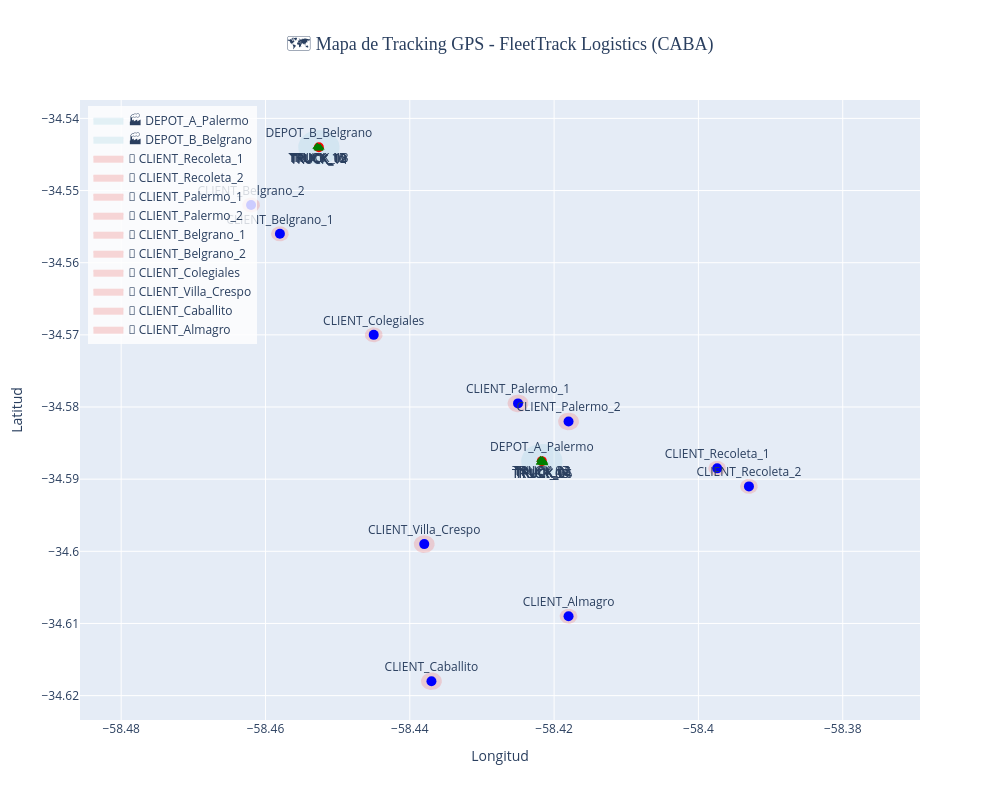

The cell this chart's notebook holds for it:
### Markdown cell above
---

## 📊 Paso 5: Visualización de posiciones en mapa interactivo

**Técnica:** Scatter plot con Plotly para mostrar posiciones actuales de vehículos y geofences

**Elementos del mapa:**
- **Vehículos (azul):** Posiciones actuales con labels
- **Geofences (rojo):** Centros de depósitos y clientes

**Extensión futura:** Mapa en vivo con actualización automática cada N segundos (requires Jupyter widgets o Dash)

### Code cell
# Crear mapa interactivo con trayectorias y geofences
fig = go.Figure()

# Agregar geofences como círculos semitransparentes
for _, gf in geofences.iterrows():
    color = 'lightblue' if gf['type'] == 'depot' else 'lightcoral'
    name_prefix = '🏭' if gf['type'] == 'depot' else '🏢'
    
    # Círculo de geofence (aproximado con puntos)
    angles = np.linspace(0, 2*np.pi, 50)
    # 1 grado lat ≈ 111km, 1 grado lon ≈ 111km * cos(lat)
    radius_deg_lat = gf.radius_m / 111000
    radius_deg_lon = gf.radius_m / (111000 * np.cos(np.radians(gf.lat)))
    
    circle_lats = gf.lat + radius_deg_lat * np.sin(angles)
    circle_lons = gf.lon + radius_deg_lon * np.cos(angles)
    
    fig.add_trace(go.Scatter(
        x=circle_lons,
        y=circle_lats,
        fill='toself',
        fillcolor=color,
        opacity=0.3,
        line=dict(color=color, width=2),
        name=f"{name_prefix} {gf['name']}",
        hoverinfo='name',
        showlegend=True,
    ))
    
    # Marcador central
    fig.add_trace(go.Scatter(
        x=[gf.lon],
        y=[gf.lat],
        mode='markers+text',
        marker=dict(size=10, color='red' if gf['type'] == 'depot' else 'blue', symbol='circle'),
        text=gf['name'],
        textposition="top center",
        name=f"{name_prefix} {gf['name']} (centro)",
        showlegend=False,
        hovertemplate=f"<b>{gf['name']}</b><br>Tipo: {gf['type']}<br>Radio: {gf.radius_m}m<extra></extra>",
    ))

# Agregar posiciones actuales de vehículos
for _, veh in vehicles.iterrows():
    fig.add_trace(go.Scatter(
        x=[veh.lon],
        y=[veh.lat],
        mode='markers+text',
        marker=dict(size=8, color='green', symbol='triangle-up'),
        text=veh.vehicle_id,
        textposition="bottom center",
        name=veh.vehicle_id,
        showlegend=False,
        hovertemplate=f"<b>{veh.vehicle_id}</b><br>Status: {veh.status}<br>Velocidad: {veh.current_speed_kmh:.1f} km/h<br>Distancia total: {veh.total_distance_km:.2f} km<extra></extra>",
    ))

# Configuración del mapa
fig.update_layout(
    title={
        'text': '🗺️ Mapa de Tracking GPS - FleetTrack Logistics (CABA)',
        'x': 0.5,
        'xanchor': 'center',
        'font': {'size': 18, 'family': 'Arial Black'}
    },
    xaxis_title="Longitud",
    yaxis_title="Latitud",
    hovermode='closest',
    width=1000,
    height=800,
    showlegend=True,
    legend=dict(
        yanchor="top",
        y=0.99,
        xanchor="left",
        x=0.01,
        bgcolor="rgba(255,255,255,0.8)"
    ),
)

# Mantener aspect ratio para que no se distorsione el mapa
fig.update_yaxes(scaleanchor="x", scaleratio=1)

fig.show()

print("✅ Mapa interactivo generado con geofences y posiciones de flota")
print(f"\n📍 Cobertura del mapa:")
print(f"  - Latitud: {geofences['lat'].min():.4f} a {geofences['lat'].max():.4f}")
print(f"  - Longitud: {geofences['lon'].min():.4f} a {geofences['lon'].max():.4f}")
print(f"  - Área aproximada: ~{((geofences['lat'].max()-geofences['lat'].min())*111)**2:.1f} km²")

### Figure 1 — Plotly figure (JSON) as saved in the notebook; plotly's stock layout.template omitted (floating-point values rounded to 4 significant figures)
{"data": [{"fill": "toself", "fillcolor": "lightblue", "hoverinfo": "name", "line": {"color": "lightblue", "width": 2}, "name": "🏭 DEPOT_A_Palermo", "opacity": 0.3, "showlegend": true, "type": "scatter", "x": [-58.42, -58.42, -58.42, -58.42, -58.42, -58.42, -58.42, -58.42, -58.42, -58.42, -58.42, -58.42, -58.42, -58.42, -58.42, -58.42, -58.42, -58.42, -58.42, -58.42, -58.42, -58.42, -58.42, -58.42, -58.42, -58.42, -58.42, -58.42, -58.42, -58.42, -58.42, -58.42, -58.42, -58.42, -58.42, -58.42, -58.42, -58.42, -58.42, -58.42, -58.42, -58.42, -58.42, -58.42, -58.42, -58.42, -58.42, -58.42, -58.42, -58.42], "y": [-34.59, -34.59, -34.59, -34.59, -34.59, -34.59, -34.59, -34.59, -34.59, -34.59, -34.59, -34.59, -34.59, -34.59, -34.59, -34.59, -34.59, -34.59, -34.59, -34.59, -34.59, -34.59, -34.59, -34.59, -34.59, -34.59, -34.59, -34.59, -34.59, -34.59, -34.59, -34.59, -34.59, -34.59, -34.59, -34.59, -34.59, -34.59, -34.59, -34.59, -34.59, -34.59, -34.59, -34.59, -34.59, -34.59, -34.59, -34.59, -34.59, -34.59]}, {"hovertemplate": "<b>DEPOT_A_Palermo</b><br>Tipo: depot<br>Radio: 250m<extra></extra>", "marker": {"color": "red", "size": 10, "symbol": "circle"}, "mode": "markers+text", "name": "🏭 DEPOT_A_Palermo (centro)", "showlegend": false, "text": "DEPOT_A_Palermo", "textposition": "top center", "type": "scatter", "x": [-58.42], "y": [-34.59]}, {"fill": "toself", "fillcolor": "lightblue", "hoverinfo": "name", "line": {"color": "lightblue", "width": 2}, "name": "🏭 DEPOT_B_Belgrano", "opacity": 0.3, "showlegend": true, "type": "scatter", "x": [-58.45, -58.45, -58.45, -58.45, -58.45, -58.45, -58.45, -58.45, -58.45, -58.45, -58.45, -58.45, -58.45, -58.45, -58.45, -58.45, -58.45, -58.45, -58.45, -58.45, -58.45, -58.46, -58.46, -58.46, -58.46, -58.46, -58.46, -58.46, -58.46, -58.45, -58.45, -58.45, -58.45, -58.45, -58.45, -58.45, -58.45, -58.45, -58.45, -58.45, -58.45, -58.45, -58.45, -58.45, -58.45, -58.45, -58.45, -58.45, -58.45, -58.45], "y": [-34.54, -34.54, -34.54, -34.54, -34.54, -34.54, -34.54, -34.54, -34.54, -34.54, -34.54, -34.54, -34.54, -34.54, -34.54, -34.54, -34.54, -34.54, -34.54, -34.54, -34.54, -34.54, -34.54, -34.54, -34.54, -34.54, -34.54, -34.54, -34.54, -34.55, -34.55, -34.55, -34.55, -34.55, -34.55, -34.55, -34.55, -34.55, -34.55, -34.55, -34.55, -34.55, -34.55, -34.55, -34.55, -34.55, -34.54, -34.54, -34.54, -34.54]}, {"hovertemplate": "<b>DEPOT_B_Belgrano</b><br>Tipo: depot<br>Radio: 250m<extra></extra>", "marker": {"color": "red", "size": 10, "symbol": "circle"}, "mode": "markers+text", "name": "🏭 DEPOT_B_Belgrano (centro)", "showlegend": false, "text": "DEPOT_B_Belgrano", "textposition": "top center", "type": "scatter", "x": [-58.45], "y": [-34.54]}, {"fill": "toself", "fillcolor": "lightcoral", "hoverinfo": "name", "line": {"color": "lightcoral", "width": 2}, "name": "🏢 CLIENT_Recoleta_1", "opacity": 0.3, "showlegend": true, "type": "scatter", "x": [-58.4, -58.4, -58.4, -58.4, -58.4, -58.4, -58.4, -58.4, -58.4, -58.4, -58.4, -58.4, -58.4, -58.4, -58.4, -58.4, -58.4, -58.4, -58.4, -58.4, -58.4, -58.4, -58.4, -58.4, -58.4, -58.4, -58.4, -58.4, -58.4, -58.4, -58.4, -58.4, -58.4, -58.4, -58.4, -58.4, -58.4, -58.4, -58.4, -58.4, -58.4, -58.4, -58.4, -58.4, -58.4, -58.4, -58.4, -58.4, -58.4, -58.4], "y": [-34.59, -34.59, -34.59, -34.59, -34.59, -34.59, -34.59, -34.59, -34.59, -34.59, -34.59, -34.59, -34.59, -34.59, -34.59, -34.59, -34.59, -34.59, -34.59, -34.59, -34.59, -34.59, -34.59, -34.59, -34.59, -34.59, -34.59, -34.59, -34.59, -34.59, -34.59, -34.59, -34.59, -34.59, -34.59, -34.59, -34.59, -34.59, -34.59, -34.59, -34.59, -34.59, -34.59, -34.59, -34.59, -34.59, -34.59, -34.59, -34.59, -34.59]}, {"hovertemplate": "<b>CLIENT_Recoleta_1</b><br>Tipo: client<br>Radio: 100m<extra></extra>", "marker": {"color": "blue", "size": 10, "symbol": "circle"}, "mode": "markers+text", "name": "🏢 CLIENT_Recoleta_1 (centro)", "showlegend": false, "text": "CLIENT_Recoleta_1", "textposition": "top center", "type": "scatter", "x": [-58.4], "y": [-34.59]}, {"fill": "toself", "fillcolor": "lightcoral", "hoverinfo": "name", "line": {"color": "lightcoral", "width": 2}, "name": "🏢 CLIENT_Recoleta_2", "opacity": 0.3, "showlegend": true, "type": "scatter", "x": [-58.39, -58.39, -58.39, -58.39, -58.39, -58.39, -58.39, -58.39, -58.39, -58.39, -58.39, -58.39, -58.39, -58.39, -58.39, -58.39, -58.39, -58.39, -58.39, -58.39, -58.39, -58.39, -58.39, -58.39, -58.39, -58.39, -58.39, -58.39, -58.39, -58.39, -58.39, -58.39, -58.39, -58.39, -58.39, -58.39, -58.39, -58.39, -58.39, -58.39, -58.39, -58.39, -58.39, -58.39, -58.39, -58.39, -58.39, -58.39, -58.39, -58.39], "y": [-34.59, -34.59, -34.59, -34.59, -34.59, -34.59, -34.59, -34.59, -34.59, -34.59, -34.59, -34.59, -34.59, -34.59, -34.59, -34.59, -34.59, -34.59, -34.59, -34.59, -34.59, -34.59, -34.59, -34.59, -34.59, -34.59, -34.59, -34.59, -34.59, -34.59, -34.59, -34.59, -34.59, -34.59, -34.59, -34.59, -34.59, -34.59, -34.59, -34.59, -34.59, -34.59, -34.59, -34.59, -34.59, -34.59, -34.59, -34.59, -34.59, -34.59]}, {"hovertemplate": "<b>CLIENT_Recoleta_2</b><br>Tipo: client<br>Radio: 100m<extra></extra>", "marker": {"color": "blue", "size": 10, "symbol": "circle"}, "mode": "markers+text", "name": "🏢 CLIENT_Recoleta_2 (centro)", "showlegend": false, "text": "CLIENT_Recoleta_2", "textposition": "top center", "type": "scatter", "x": [-58.39], "y": [-34.59]}, {"fill": "toself", "fillcolor": "lightcoral", "hoverinfo": "name", "line": {"color": "lightcoral", "width": 2}, "name": "🏢 CLIENT_Palermo_1", "opacity": 0.3, "showlegend": true, "type": "scatter", "x": [-58.42, -58.42, -58.42, -58.42, -58.42, -58.42, -58.42, -58.42, -58.42, -58.42, -58.42, -58.42, -58.42, -58.43, -58.43, -58.43, -58.43, -58.43, -58.43, -58.43, -58.43, -58.43, -58.43, -58.43, -58.43, -58.43, -58.43, -58.43, -58.43, -58.43, -58.43, -58.43, -58.43, -58.43, -58.43, -58.43, -58.43, -58.42, -58.42, -58.42, -58.42, -58.42, -58.42, -58.42, -58.42, -58.42, -58.42, -58.42, -58.42, -58.42], "y": [-34.58, -34.58, -34.58, -34.58, -34.58, -34.58, -34.58, -34.58, -34.58, -34.58, -34.58, -34.58, -34.58, -34.58, -34.58, -34.58, -34.58, -34.58, -34.58, -34.58, -34.58, -34.58, -34.58, -34.58, -34.58, -34.58, -34.58, -34.58, -34.58, -34.58, -34.58, -34.58, -34.58, -34.58, -34.58, -34.58, -34.58, -34.58, -34.58, -34.58, -34.58, -34.58, -34.58, -34.58, -34.58, -34.58, -34.58, -34.58, -34.58, -34.58]}, {"hovertemplate": "<b>CLIENT_Palermo_1</b><br>Tipo: client<br>Radio: 120m<extra></extra>", "marker": {"color": "blue", "size": 10, "symbol": "circle"}, "mode": "markers+text", "name": "🏢 CLIENT_Palermo_1 (centro)", "showlegend": false, "text": "CLIENT_Palermo_1", "textposition": "top center", "type": "scatter", "x": [-58.42], "y": [-34.58]}, {"fill": "toself", "fillcolor": "lightcoral", "hoverinfo": "name", "line": {"color": "lightcoral", "width": 2}, "name": "🏢 CLIENT_Palermo_2", "opacity": 0.3, "showlegend": true, "type": "scatter", "x": [-58.42, -58.42, -58.42, -58.42, -58.42, -58.42, -58.42, -58.42, -58.42, -58.42, -58.42, -58.42, -58.42, -58.42, -58.42, -58.42, -58.42, -58.42, -58.42, -58.42, -58.42, -58.42, -58.42, -58.42, -58.42, -58.42, -58.42, -58.42, -58.42, -58.42, -58.42, -58.42, -58.42, -58.42, -58.42, -58.42, -58.42, -58.42, -58.42, -58.42, -58.42, -58.42, -58.42, -58.42, -58.42, -58.42, -58.42, -58.42, -58.42, -58.42], "y": [-34.58, -34.58, -34.58, -34.58, -34.58, -34.58, -34.58, -34.58, -34.58, -34.58, -34.58, -34.58, -34.58, -34.58, -34.58, -34.58, -34.58, -34.58, -34.58, -34.58, -34.58, -34.58, -34.58, -34.58, -34.58, -34.58, -34.58, -34.58, -34.58, -34.58, -34.58, -34.58, -34.58, -34.58, -34.58, -34.58, -34.58, -34.58, -34.58, -34.58, -34.58, -34.58, -34.58, -34.58, -34.58, -34.58, -34.58, -34.58, -34.58, -34.58]}, {"hovertemplate": "<b>CLIENT_Palermo_2</b><br>Tipo: client<br>Radio: 120m<extra></extra>", "marker": {"color": "blue", "size": 10, "symbol": "circle"}, "mode": "markers+text", "name": "🏢 CLIENT_Palermo_2 (centro)", "showlegend": false, "text": "CLIENT_Palermo_2", "textposition": "top center", "type": "scatter", "x": [-58.42], "y": [-34.58]}, {"fill": "toself", "fillcolor": "lightcoral", "hoverinfo": "name", "line": {"color": "lightcoral", "width": 2}, "name": "🏢 CLIENT_Belgrano_1", "opacity": 0.3, "showlegend": true, "type": "scatter", "x": [-58.46, -58.46, -58.46, -58.46, -58.46, -58.46, -58.46, -58.46, -58.46, -58.46, -58.46, -58.46, -58.46, -58.46, -58.46, -58.46, -58.46, -58.46, -58.46, -58.46, -58.46, -58.46, -58.46, -58.46, -58.46, -58.46, -58.46, -58.46, -58.46, -58.46, -58.46, -58.46, -58.46, -58.46, -58.46, -58.46, -58.46, -58.46, -58.46, -58.46, -58.46, -58.46, -58.46, -58.46, -58.46, -58.46, -58.46, -58.46, -58.46, -58.46], "y": [-34.56, -34.56, -34.56, -34.56, -34.56, -34.56, -34.56, -34.56, -34.56, -34.56, -34.56, -34.56, -34.56, -34.56, -34.56, -34.56, -34.56, -34.56, -34.56, -34.56, -34.56, -34.56, -34.56, -34.56, -34.56, -34.56, -34.56, -34.56, -34.56, -34.56, -34.56, -34.56, -34.56, -34.56, -34.56, -34.56, -34.56, -34.56, -34.56, -34.56, -34.56, -34.56, -34.56, -34.56, -34.56, -34.56, -34.56, -34.56, -34.56, -34.56]}, {"hovertemplate": "<b>CLIENT_Belgrano_1</b><br>Tipo: client<br>Radio: 100m<extra></extra>", "marker": {"color": "blue", "size": 10, "symbol": "circle"}, "mode": "markers+text", "name": "🏢 CLIENT_Belgrano_1 (centro)", "showlegend": false, "text": "CLIENT_Belgrano_1", "textposition": "top center", "type": "scatter", "x": [-58.46], "y": [-34.56]}, {"fill": "toself", "fillcolor": "lightcoral", "hoverinfo": "name", "line": {"color": "lightcoral", "width": 2}, "name": "🏢 CLIENT_Belgrano_2", "opacity": 0.3, "showlegend": true, "type": "scatter", "x": [-58.46, -58.46, -58.46, -58.46, -58.46, -58.46, -58.46, -58.46, -58.46, -58.46, -58.46, -58.46, -58.46, -58.46, -58.46, -58.46, -58.46, -58.46, -58.46, -58.46, -58.46, -58.46, -58.46, -58.46, -58.46, -58.46, -58.46, -58.46, -58.46, -58.46, -58.46, -58.46, -58.46, -58.46, -58.46, -58.46, -58.46, -58.46, -58.46, -58.46, -58.46, -58.46, -58.46, -58.46, -58.46, -58.46, -58.46, -58.46, -58.46, -58.46], "y": [-34.55, -34.55, -34.55, -34.55, -34.55, -34.55, -34.55, -34.55, -34.55, -34.55, -34.55, -34.55, -34.55, -34.55, -34.55, -34.55, -34.55, -34.55, -34.55, -34.55, -34.55, -34.55, -34.55, -34.55, -34.55, -34.55, -34.55, -34.55, -34.55, -34.55, -34.55, -34.55, -34.55, -34.55, -34.55, -34.55, -34.55, -34.55, -34.55, -34.55, -34.55, -34.55, -34.55, -34.55, -34.55, -34.55, -34.55, -34.55, -34.55, -34.55]}, {"hovertemplate": "<b>CLIENT_Belgrano_2</b><br>Tipo: client<br>Radio: 100m<extra></extra>", "marker": {"color": "blue", "size": 10, "symbol": "circle"}, "mode": "markers+text", "name": "🏢 CLIENT_Belgrano_2 (centro)", "showlegend": false, "text": "CLIENT_Belgrano_2", "textposition": "top center", "type": "scatter", "x": [-58.46], "y": [-34.55]}, {"fill": "toself", "fillcolor": "lightcoral", "hoverinfo": "name", "line": {"color": "lightcoral", "width": 2}, "name": "🏢 CLIENT_Colegiales", "opacity": 0.3, "showlegend": true, "type": "scatter", "x": [-58.44, -58.44, -58.44, -58.44, -58.44, -58.44, -58.44, -58.44, -58.44, -58.44, -58.44, -58.44, -58.44, -58.45, -58.45, -58.45, -58.45, -58.45, -58.45, -58.45, -58.45, -58.45, -58.45, -58.45, -58.45, -58.45, -58.45, -58.45, -58.45, -58.45, -58.45, -58.45, -58.45, -58.45, -58.45, -58.45, -58.45, -58.44, -58.44, -58.44, -58.44, -58.44, -58.44, -58.44, -58.44, -58.44, -58.44, -58.44, -58.44, -58.44], "y": [-34.57, -34.57, -34.57, -34.57, -34.57, -34.57, -34.57, -34.57, -34.57, -34.57, -34.57, -34.57, -34.57, -34.57, -34.57, -34.57, -34.57, -34.57, -34.57, -34.57, -34.57, -34.57, -34.57, -34.57, -34.57, -34.57, -34.57, -34.57, -34.57, -34.57, -34.57, -34.57, -34.57, -34.57, -34.57, -34.57, -34.57, -34.57, -34.57, -34.57, -34.57, -34.57, -34.57, -34.57, -34.57, -34.57, -34.57, -34.57, -34.57, -34.57]}, {"hovertemplate": "<b>CLIENT_Colegiales</b><br>Tipo: client<br>Radio: 100m<extra></extra>", "marker": {"color": "blue", "size": 10, "symbol": "circle"}, "mode": "markers+text", "name": "🏢 CLIENT_Colegiales (centro)", "showlegend": false, "text": "CLIENT_Colegiales", "textposition": "top center", "type": "scatter", "x": [-58.45], "y": [-34.57]}, {"fill": "toself", "fillcolor": "lightcoral", "hoverinfo": "name", "line": {"color": "lightcoral", "width": 2}, "name": "🏢 CLIENT_Villa_Crespo", "opacity": 0.3, "showlegend": true, "type": "scatter", "x": [-58.44, -58.44, -58.44, -58.44, -58.44, -58.44, -58.44, -58.44, -58.44, -58.44, -58.44, -58.44, -58.44, -58.44, -58.44, -58.44, -58.44, -58.44, -58.44, -58.44, -58.44, -58.44, -58.44, -58.44, -58.44, -58.44, -58.44, -58.44, -58.44, -58.44, -58.44, -58.44, -58.44, -58.44, -58.44, -58.44, -58.44, -58.44, -58.44, -58.44, -58.44, -58.44, -58.44, -58.44, -58.44, -58.44, -58.44, -58.44, -58.44, -58.44], "y": [-34.6, -34.6, -34.6, -34.6, -34.6, -34.6, -34.6, -34.6, -34.6, -34.6, -34.6, -34.6, -34.6, -34.6, -34.6, -34.6, -34.6, -34.6, -34.6, -34.6, -34.6, -34.6, -34.6, -34.6, -34.6, -34.6, -34.6, -34.6, -34.6, -34.6, -34.6, -34.6, -34.6, -34.6, -34.6, -34.6, -34.6, -34.6, -34.6, -34.6, -34.6, -34.6, -34.6, -34.6, -34.6, -34.6, -34.6, -34.6, -34.6, -34.6]}, {"hovertemplate": "<b>CLIENT_Villa_Crespo</b><br>Tipo: client<br>Radio: 120m<extra></extra>", "marker": {"color": "blue", "size": 10, "symbol": "circle"}, "mode": "markers+text", "name": "🏢 CLIENT_Villa_Crespo (centro)", "showlegend": false, "text": "CLIENT_Villa_Crespo", "textposition": "top center", "type": "scatter", "x": [-58.44], "y": [-34.6]}, {"fill": "toself", "fillcolor": "lightcoral", "hoverinfo": "name", "line": {"color": "lightcoral", "width": 2}, "name": "🏢 CLIENT_Caballito", "opacity": 0.3, "showlegend": true, "type": "scatter", "x": [-58.44, -58.44, -58.44, -58.44, -58.44, -58.44, -58.44, -58.44, -58.44, -58.44, -58.44, -58.44, -58.44, -58.44, -58.44, -58.44, -58.44, -58.44, -58.44, -58.44, -58.44, -58.44, -58.44, -58.44, -58.44, -58.44, -58.44, -58.44, -58.44, -58.44, -58.44, -58.44, -58.44, -58.44, -58.44, -58.44, -58.44, -58.44, -58.44, -58.44, -58.44, -58.44, -58.44, -58.44, -58.44, -58.44, -58.44, -58.44, -58.44, -58.44], "y": [-34.62, -34.62, -34.62, -34.62, -34.62, -34.62, -34.62, -34.62, -34.62, -34.62, -34.62, -34.62, -34.62, -34.62, -34.62, -34.62, -34.62, -34.62, -34.62, -34.62, -34.62, -34.62, -34.62, -34.62, -34.62, -34.62, -34.62, -34.62, -34.62, -34.62, -34.62, -34.62, -34.62, -34.62, -34.62, -34.62, -34.62, -34.62, -34.62, -34.62, -34.62, -34.62, -34.62, -34.62, -34.62, -34.62, -34.62, -34.62, -34.62, -34.62]}, {"hovertemplate": "<b>CLIENT_Caballito</b><br>Tipo: client<br>Radio: 120m<extra></extra>", "marker": {"color": "blue", "size": 10, "symbol": "circle"}, "mode": "markers+text", "name": "🏢 CLIENT_Caballito (centro)", "showlegend": false, "text": "CLIENT_Caballito", "textposition": "top center", "type": "scatter", "x": [-58.44], "y": [-34.62]}, {"fill": "toself", "fillcolor": "lightcoral", "hoverinfo": "name", "line": {"color": "lightcoral", "width": 2}, "name": "🏢 CLIENT_Almagro", "opacity": 0.3, "showlegend": true, "type": "scatter", "x": [-58.42, -58.42, -58.42, -58.42, -58.42, -58.42, -58.42, -58.42, -58.42, -58.42, -58.42, -58.42, -58.42, -58.42, -58.42, -58.42, -58.42, -58.42, -58.42, -58.42, -58.42, -58.42, -58.42, -58.42, -58.42, -58.42, -58.42, -58.42, -58.42, -58.42, -58.42, -58.42, -58.42, -58.42, -58.42, -58.42, -58.42, -58.42, -58.42, -58.42, -58.42, -58.42, -58.42, -58.42, -58.42, -58.42, -58.42, -58.42, -58.42, -58.42], "y": [-34.61, -34.61, -34.61, -34.61, -34.61, -34.61, -34.61, -34.61, -34.61, -34.61, -34.61, -34.61, -34.61, -34.61, -34.61, -34.61, -34.61, -34.61, -34.61, -34.61, -34.61, -34.61, -34.61, -34.61, -34.61, -34.61, -34.61, -34.61, -34.61, -34.61, -34.61, -34.61, -34.61, -34.61, -34.61, -34.61, -34.61, -34.61, -34.61, -34.61, -34.61, -34.61, -34.61, -34.61, -34.61, -34.61, -34.61, -34.61, -34.61, -34.61]}, {"hovertemplate": "<b>CLIENT_Almagro</b><br>Tipo: client<br>Radio: 100m<extra></extra>", "marker": {"color": "blue", "size": 10, "symbol": "circle"}, "mode": "markers+text", "name": "🏢 CLIENT_Almagro (centro)", "showlegend": false, "text": "CLIENT_Almagro", "textposition": "top center", "type": "scatter", "x": [-58.42], "y": [-34.61]}, {"hovertemplate": "<b>TRUCK_01</b><br>Status: at_depot<br>Velocidad: 0.0 km/h<br>Distancia total: 0.00 km<extra></extra>", "marker": {"color": "green", "size": 8, "symbol": "triangle-up"}, "mode": "markers+text", "name": "TRUCK_01", "showlegend": false, "text": "TRUCK_01", "textposition": "bottom center", "type": "scatter", "x": [-58.42], "y": [-34.59]}, {"hovertemplate": "<b>TRUCK_02</b><br>Status: at_depot<br>Velocidad: 0.0 km/h<br>Distancia total: 0.00 km<extra></extra>", "marker": {"color": "green", "size": 8, "symbol": "triangle-up"}, "mode": "markers+text", "name": "TRUCK_02", "showlegend": false, "text": "TRUCK_02", "textposition": "bottom center", "type": "scatter", "x": [-58.42], "y": [-34.59]}, {"hovertemplate": "<b>TRUCK_03</b><br>Status: at_depot<br>Velocidad: 0.0 km/h<br>Distancia total: 0.00 km<extra></extra>", "marker": {"color": "green", "size": 8, "symbol": "triangle-up"}, "mode": "markers+text", "name": "TRUCK_03", "showlegend": false, "text": "TRUCK_03", "textposition": "bottom center", "type": "scatter", "x": [-58.42], "y": [-34.59]}, {"hovertemplate": "<b>TRUCK_04</b><br>Status: at_depot<br>Velocidad: 0.0 km/h<br>Distancia total: 0.00 km<extra></extra>", "marker": {"color": "green", "size": 8, "symbol": "triangle-up"}, "mode": "markers+text", "name": "TRUCK_04", "showlegend": false, "text": "TRUCK_04", "textposition": "bottom center", "type": "scatter", "x": [-58.42], "y": [-34.59]}, {"hovertemplate": "<b>TRUCK_05</b><br>Status: at_depot<br>Velocidad: 0.0 km/h<br>Distancia total: 0.00 km<extra></extra>", "marker": {"color": "green", "size": 8, "symbol": "triangle-up"}, "mode": "markers+text", "name": "TRUCK_05", "showlegend": false, "text": "TRUCK_05", "textposition": "bottom center", "type": "scatter", "x": [-58.42], "y": [-34.59]}, {"hovertemplate": "<b>TRUCK_06</b><br>Status: at_depot<br>Velocidad: 0.0 km/h<br>Distancia total: 0.00 km<extra></extra>", "marker": {"color": "green", "size": 8, "symbol": "triangle-up"}, "mode": "markers+text", "name": "TRUCK_06", "showlegend": false, "text": "TRUCK_06", "textposition": "bottom center", "type": "scatter", "x": [-58.42], "y": [-34.59]}, {"hovertemplate": "<b>TRUCK_07</b><br>Status: at_depot<br>Velocidad: 0.0 km/h<br>Distancia total: 0.00 km<extra></extra>", "marker": {"color": "green", "size": 8, "symbol": "triangle-up"}, "mode": "markers+text", "name": "TRUCK_07", "showlegend": false, "text": "TRUCK_07", "textposition": "bottom center", "type": "scatter", "x": [-58.42], "y": [-34.59]}, {"hovertemplate": "<b>TRUCK_08</b><br>Status: at_depot<br>Velocidad: 0.0 km/h<br>Distancia total: 0.00 km<extra></extra>", "marker": {"color": "green", "size": 8, "symbol": "triangle-up"}, "mode": "markers+text", "name": "TRUCK_08", "showlegend": false, "text": "TRUCK_08", "textposition": "bottom center", "type": "scatter", "x": [-58.42], "y": [-34.59]}, {"hovertemplate": "<b>TRUCK_09</b><br>Status: at_depot<br>Velocidad: 0.0 km/h<br>Distancia total: 0.00 km<extra></extra>", "marker": {"color": "green", "size": 8, "symbol": "triangle-up"}, "mode": "markers+text", "name": "TRUCK_09", "showlegend": false, "text": "TRUCK_09", "textposition": "bottom center", "type": "scatter", "x": [-58.45], "y": [-34.54]}, {"hovertemplate": "<b>TRUCK_10</b><br>Status: at_depot<br>Velocidad: 0.0 km/h<br>Distancia total: 0.00 km<extra></extra>", "marker": {"color": "green", "size": 8, "symbol": "triangle-up"}, "mode": "markers+text", "name": "TRUCK_10", "showlegend": false, "text": "TRUCK_10", "textposition": "bottom center", "type": "scatter", "x": [-58.45], "y": [-34.54]}, {"hovertemplate": "<b>TRUCK_11</b><br>Status: at_depot<br>Velocidad: 0.0 km/h<br>Distancia total: 0.00 km<extra></extra>", "marker": {"color": "green", "size": 8, "symbol": "triangle-up"}, "mode": "markers+text", "name": "TRUCK_11", "showlegend": false, "text": "TRUCK_11", "textposition": "bottom center", "type": "scatter", "x": [-58.45], "y": [-34.54]}, {"hovertemplate": "<b>TRUCK_12</b><br>Status: at_depot<br>Velocidad: 0.0 km/h<br>Distancia total: 0.00 km<extra></extra>", "marker": {"color": "green", "size": 8, "symbol": "triangle-up"}, "mode": "markers+text", "name": "TRUCK_12", "showlegend": false, "text": "TRUCK_12", "textposition": "bottom center", "type": "scatter", "x": [-58.45], "y": [-34.54]}, {"hovertemplate": "<b>TRUCK_13</b><br>Status: at_depot<br>Velocidad: 0.0 km/h<br>Distancia total: 0.00 km<extra></extra>", "marker": {"color": "green", "size": 8, "symbol": "triangle-up"}, "mode": "markers+text", "name": "TRUCK_13", "showlegend": false, "text": "TRUCK_13", "textposition": "bottom center", "type": "scatter", "x": [-58.45], "y": [-34.54]}, {"hovertemplate": "<b>TRUCK_14</b><br>Status: at_depot<br>Velocidad: 0.0 km/h<br>Distancia total: 0.00 km<extra></extra>", "marker": {"color": "green", "size": 8, "symbol": "triangle-up"}, "mode": "markers+text", "name": "TRUCK_14", "showlegend": false, "text": "TRUCK_14", "textposition": "bottom center", "type": "scatter", "x": [-58.45], "y": [-34.54]}, {"hovertemplate": "<b>TRUCK_15</b><br>Status: at_depot<br>Velocidad: 0.0 km/h<br>Distancia total: 0.00 km<extra></extra>", "marker": {"color": "green", "size": 8, "symbol": "triangle-up"}, "mode": "markers+text", "name": "TRUCK_15", "showlegend": false, "text": "TRUCK_15", "textposition": "bottom center", "type": "scatter", "x": [-58.45], "y": [-34.54]}], "layout": {"height": 800, "hovermode": "closest", "legend": {"bgcolor": "rgba(255,255,255,0.8)", "x": 0.01, "xanchor": "left", "y": 0.99, "yanchor": "top"}, "showlegend": true, "title": {"font": {"family": "Arial Black", "size": 18}, "text": "🗺️ Mapa de Tracking GPS - FleetTrack Logistics (CABA)", "x": 0.5, "xanchor": "center"}, "width": 1000, "xaxis": {"title": {"text": "Longitud"}}, "yaxis": {"scaleanchor": "x", "scaleratio": 1, "title": {"text": "Latitud"}}}}
